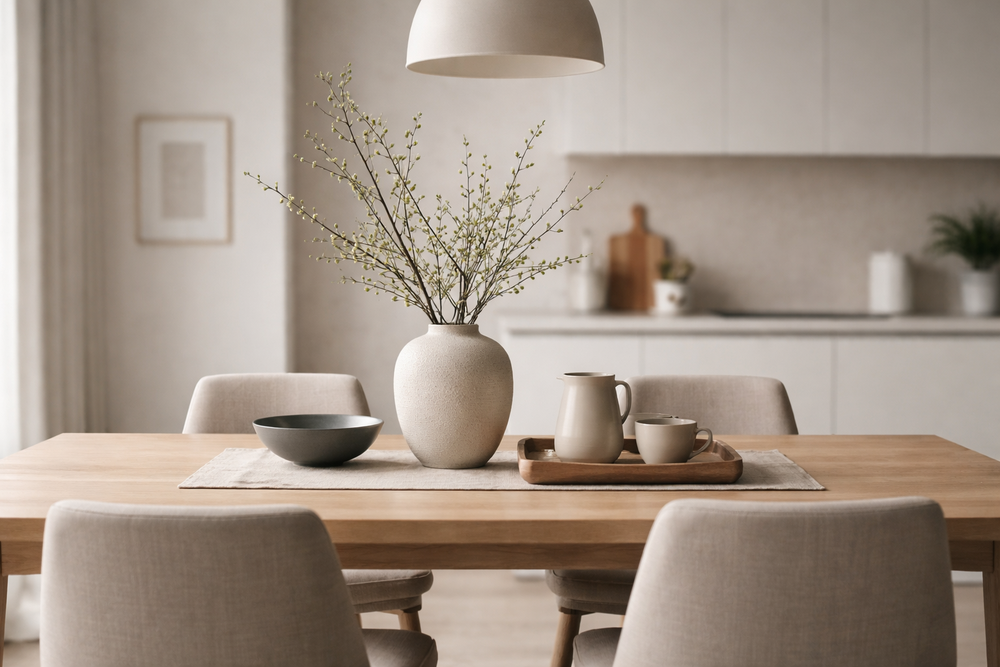
#> input picture dip/lab11/ex3.png, 1000 x 667 px, shrunk from 1536 x 1024 before the run, found by its file name
$ python lab11dip.py
#> lines starting #> are read from the running program, lines starting #| are printed output that depends on the picture
import cv2
import numpy as np
import matplotlib.pyplot as plt

path = '/Users/vishrutgrover/coding/sem6/dip/lab11/'
img = cv2.imread(path + 'ex3.png')
#> img is the input picture: shape (667, 1000, 3); mean B, G, R 134.5, 146.9, 161
gray = cv2.cvtColor(img, cv2.COLOR_BGR2GRAY)
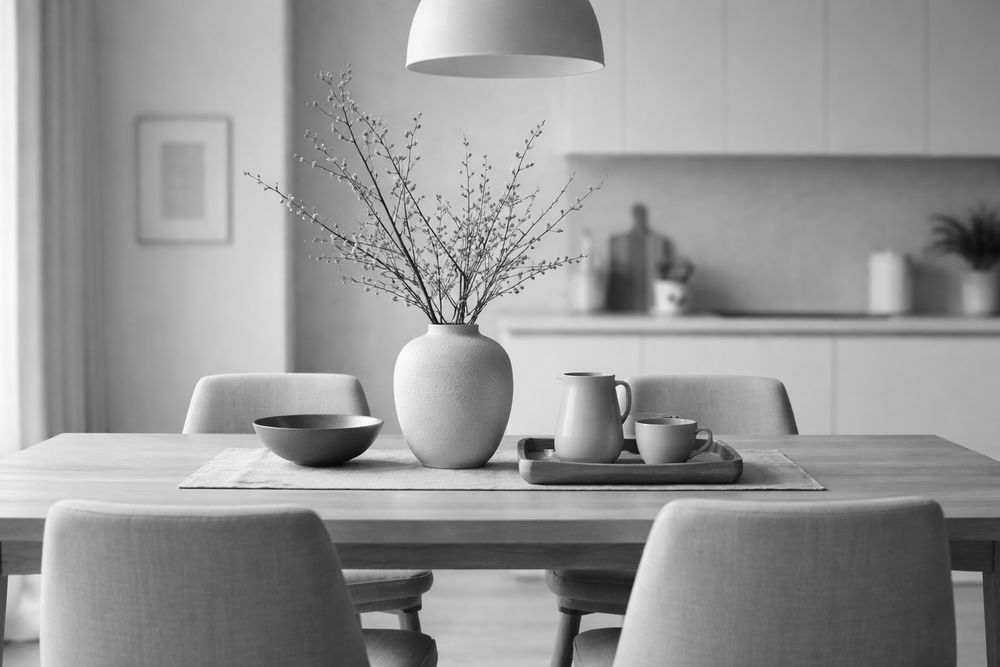
#> gray: shape (667, 1000); min 8, max 255, mean 149.7

can = cv2.Canny(gray, 100, 200)
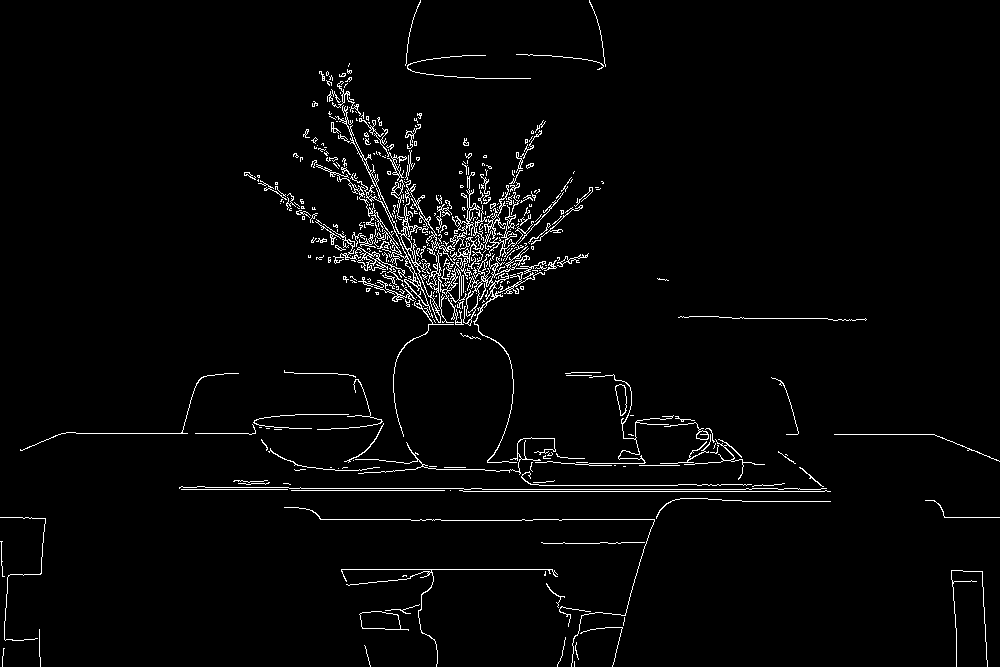
#> can: shape (667, 1000); 2.7% white in thin lines or dots

fig, ax = plt.subplots(1, 2, figsize=(10, 5))
ax[0].imshow(gray, cmap='gray')
ax[0].set_title('Original')
ax[0].axis('off')
ax[1].imshow(can, cmap='gray')
ax[1].set_title('Canny Edges')
ax[1].axis('off')
plt.tight_layout()
plt.show()
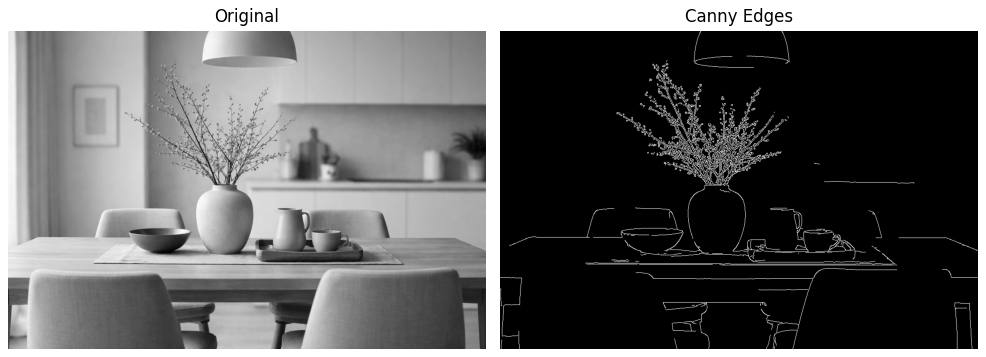
#> figure drawn by matplotlib, 2 panels
